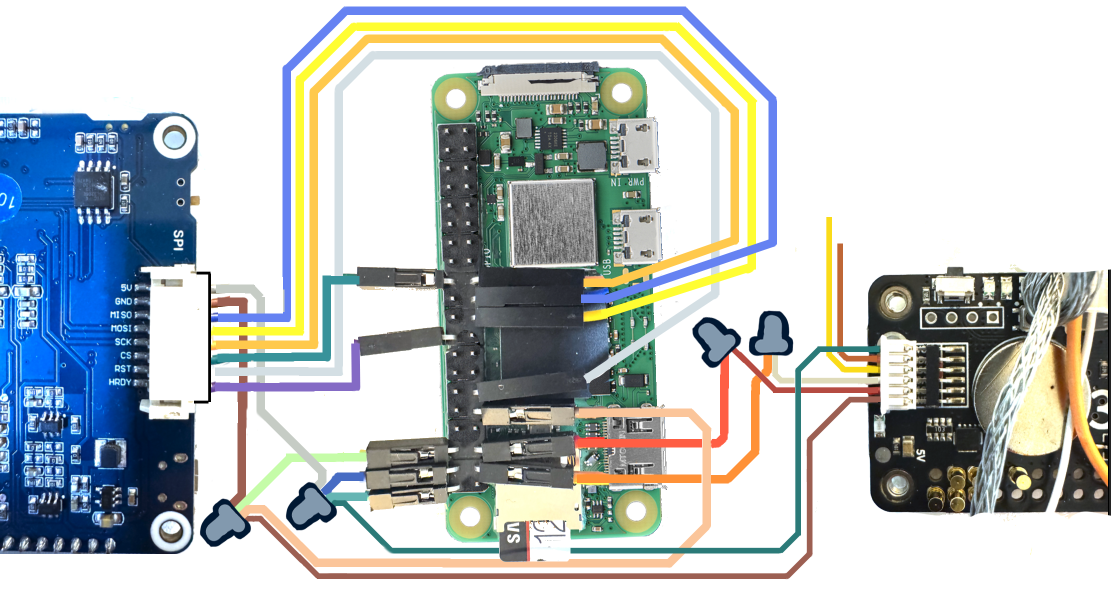
#> input picture documentation/fugly_wiring.png, 2222 x 1185 px (shown at 1/2 size)
$ python png_to_bmp.py --in documentation/fugly_wiring.png --out out.png
#> lines starting #> are read from the running program, lines starting #| are printed output that depends on the picture
#> (reads client_version.xml from the repository)
### common_utils.py
import os, re, sys, logging, traceback, shutil, urllib.request
import xml.dom.minidom
from subprocess import Popen, call, check_call, check_output, PIPE, STDOUT
from datetime import tzinfo, timedelta
import client_version


logger = logging.getLogger("epaper_frame")


# Read in the standard configuration file and return its parsed contents
# [10 lines left out: function read_config, not called in this run]


def set_up_logger():
    logger = logging.getLogger("epaper_frame")
    if logger.hasHandlers():
        logger.handlers.clear()
    logger.setLevel("DEBUG")
    formatter = logging.Formatter(
        fmt="%(asctime)s [%(levelname)s] %(message)s", datefmt="%m/%d/%Y %I:%M:%S %p"
    )
    streamHandler = logging.StreamHandler()
    streamHandler.setFormatter(formatter)
    logger.addHandler(streamHandler)
    return logger


# Subclass of tzinfo swiped mostly from dateutil
class fancytzoffset(tzinfo):
    def __init__(self, name, offset):
        self._name = name
        self._offset = timedelta(seconds=offset)
    def utcoffset(self, dt):
        return self._offset
    def dst(self, dt):
        return timedelta(0)
    def tzname(self, dt):
        return self._name
    def __eq__(self, other):
        return (isinstance(other, fancytzoffset) and self._offset == other._offset)
    def __ne__(self, other):
        return not self.__eq__(other)
    # [4 lines left out: function __repr__, not called in this run]
    __reduce__ = object.__reduce__


# Variant tzinfo subclass for UTC pulled from GPX logs
class fancytzutc(tzinfo):
    def utcoffset(self, dt):
        return timedelta(0)
    def dst(self, dt):
        return timedelta(0)
    def tzname(self, dt):
        return "UTC"
    def __eq__(self, other):
        return (isinstance(other, fancytzutc) or
                (isinstance(other, fancytzoffset) and other._offset == timedelta(0)))
    def __ne__(self, other):
        return not self.__eq__(other)
    def __repr__(self):
        return "%s()" % self.__class__.__name__
    __reduce__ = object.__reduce__


# Support function to pretty-print dates that datetime can't handle
# [73 lines left out: functions pretty_datetime, run_and_show_command, update_check, not called in this run]


# [2 lines that do not run on import are left out]

### png_to_bmp.py
#!/usr/bin/python3
# -*- coding: utf-8 -*-
#
# png_to_bmp.py - covert a PNG to a 6-color BMP.
# No resizing or color processing is done here.
# It is assumed the PNG has already been processed to look acceptable
# when reduced to 6 colors, or is already in 6 colors, and is the right size.
# Garrett Birkel
# Version 0.1
#
# LICENSE
#
# This software is provided 'as-is', without any express or implied
# warranty.  In no event will the author be held liable for any damages
# arising from the use of this software.
#
# Permission is granted to anyone to use this software for any purpose,
# including commercial applications, and to alter it and redistribute it
# freely, subject to the following restrictions:
#
# 1. The origin of this software must not be misrepresented; you must not
#    claim that you wrote the original software. If you use this software
#    in a product, an acknowledgment in the product documentation would be
#    appreciated but is not required.
# 2. Altered source versions must be plainly marked as such, and must not be
#    misrepresented as being the original software.
# 3. This notice may not be removed or altered from any source distribution.
#
# Copyright (c) 2025 Garrett Birkel

import argparse, os, re, sys
from PIL import Image
from common_utils import *


def png_to_bmp(verbose=False, input_file=None, output_file=None):
    # Open the input image
#> called with verbose = True
    img = Image.open(input_file)
#> img is the input picture: PIL image 2222x1185 RGB; mean R, G, B 186.3, 192.9, 193.4

    # Convert to greyscale
    #img.convert('L')

    # Reduce the number of colors to 6
    # The image should already be prepared with the required 6 color palette,
    # but this forces it for compression purposes.
    img = img.quantize(colors=6, method=Image.FASTOCTREE)
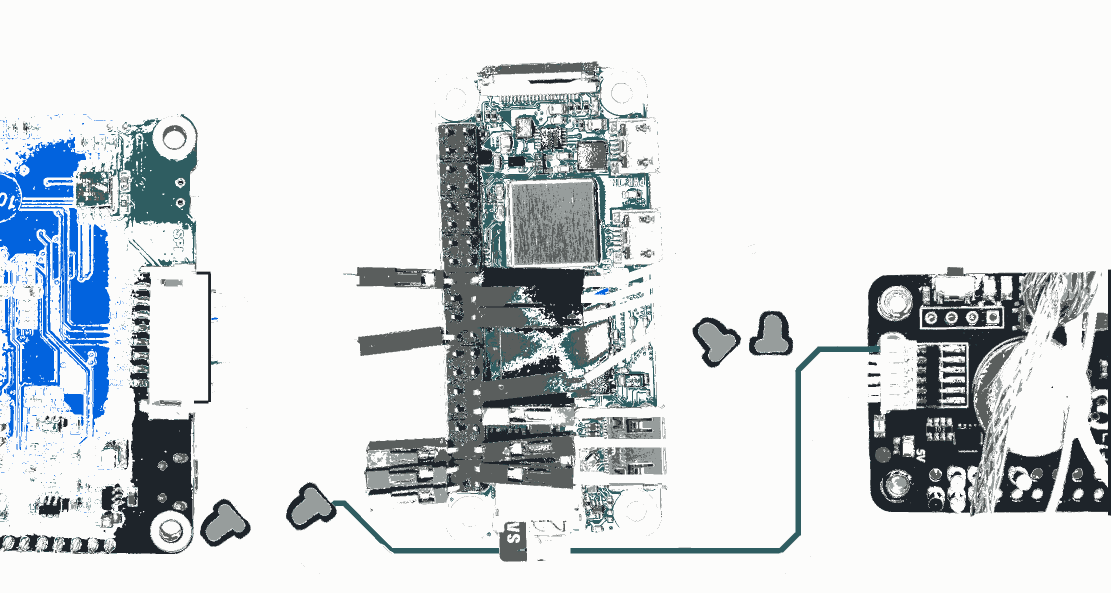
#> img: PIL image 2222x1185 P (shown at 1/2 size); mean R, G, B 210.8, 215.5, 218.2

    # Save the image as BMP
    img.save(output_file, format='BMP')


if __name__ == "__main__":
    args = argparse.ArgumentParser(description="Convert a PNG to a BMP")
    args.add_argument("--quiet", "-q", action='store_false', dest='verbose',
                      help="reduce log output")
    args.add_argument('--in', type=argparse.FileType('rb'), default=sys.stdin, dest='input_file',
                      help='Input PNG file', required=True)
    args.add_argument('--out', type=argparse.FileType('wb'), default=sys.stdout, dest='output_file',
                      help='Output BMP file', required=True)
    args = args.parse_args()

    set_up_logger()

    png_to_bmp(
        verbose=args.verbose,
        input_file=args.input_file,
        output_file=args.output_file
    )
